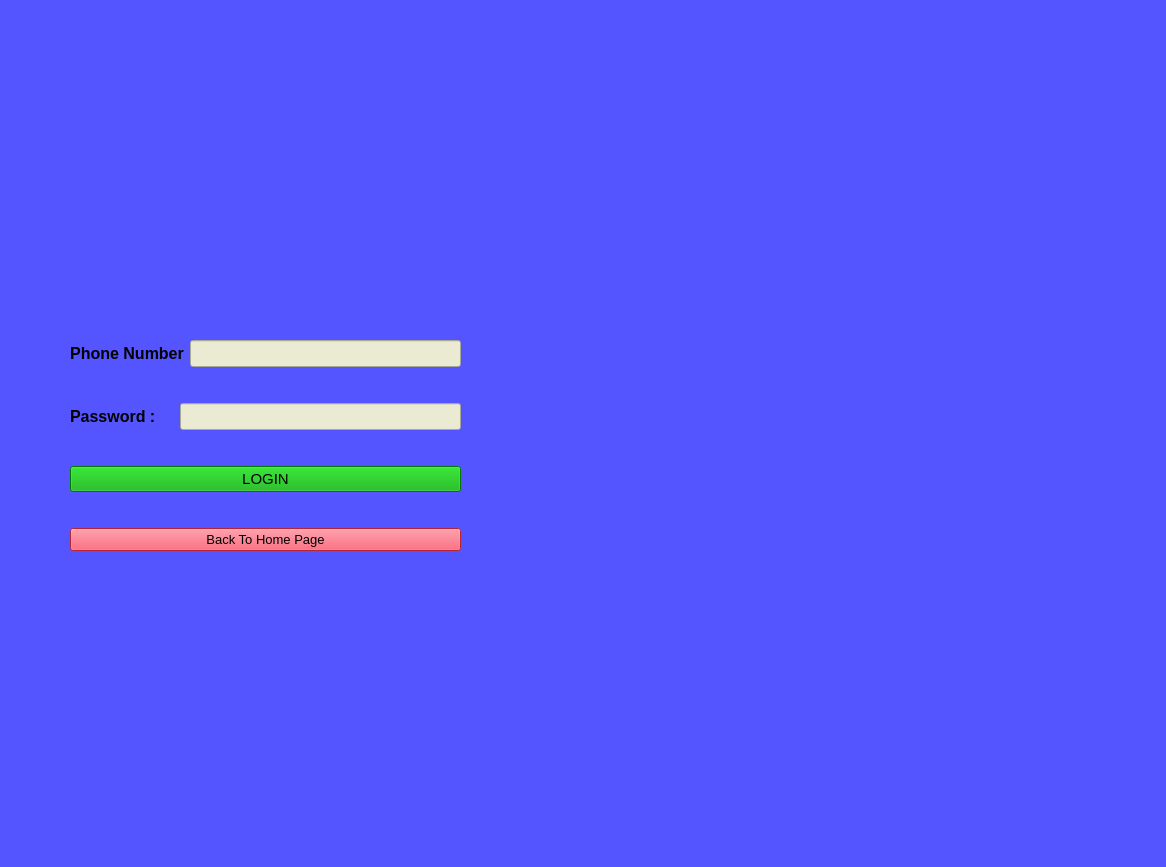
<?xml version="1.0" encoding="UTF-8"?>
<ui version="4.0">
 <class>FacultyLogin</class>
 <widget class="QMainWindow" name="FacultyLogin">
  <property name="geometry">
   <rect>
    <x>0</x>
    <y>0</y>
    <width>1166</width>
    <height>867</height>
   </rect>
  </property>
  <property name="windowTitle">
   <string>Faculty Login</string>
  </property>
  <property name="styleSheet">
   <string notr="true">background-color: rgb(85, 85, 255)</string>
  </property>
  <widget class="QWidget" name="centralwidget">
   <widget class="QWidget" name="verticalLayoutWidget">
    <property name="geometry">
     <rect>
      <x>70</x>
      <y>310</y>
      <width>391</width>
      <height>271</height>
     </rect>
    </property>
    <layout class="QVBoxLayout" name="verticalLayout">
     <item>
      <layout class="QHBoxLayout" name="horizontalLayout">
       <item>
        <widget class="QLabel" name="label">
         <property name="font">
          <font>
           <pointsize>12</pointsize>
           <weight>75</weight>
           <bold>true</bold>
          </font>
         </property>
         <property name="text">
          <string>Phone Number</string>
         </property>
         <property name="alignment">
          <set>Qt::AlignCenter</set>
         </property>
        </widget>
       </item>
       <item>
        <widget class="QLineEdit" name="phoneEnter">
         <property name="font">
          <font>
           <pointsize>12</pointsize>
          </font>
         </property>
         <property name="styleSheet">
          <string notr="true">background-color:rgb(235, 235, 211)</string>
         </property>
         <property name="text">
          <string/>
         </property>
        </widget>
       </item>
      </layout>
     </item>
     <item>
      <layout class="QHBoxLayout" name="horizontalLayout_2">
       <item>
        <widget class="QLabel" name="label_2">
         <property name="font">
          <font>
           <pointsize>12</pointsize>
           <weight>75</weight>
           <bold>true</bold>
          </font>
         </property>
         <property name="text">
          <string>Password :    </string>
         </property>
        </widget>
       </item>
       <item>
        <widget class="QLineEdit" name="passwordEnter">
         <property name="font">
          <font>
           <pointsize>12</pointsize>
          </font>
         </property>
         <property name="styleSheet">
          <string notr="true">background-color:rgb(235, 235, 211)</string>
         </property>
         <property name="text">
          <string/>
         </property>
         <property name="echoMode">
          <enum>QLineEdit::Password</enum>
         </property>
        </widget>
       </item>
      </layout>
     </item>
     <item>
      <widget class="QPushButton" name="loginBut">
       <property name="font">
        <font>
         <pointsize>11</pointsize>
        </font>
       </property>
       <property name="styleSheet">
        <string notr="true">background-color: rgb(0, 170, 0);</string>
       </property>
       <property name="text">
        <string>LOGIN</string>
       </property>
      </widget>
     </item>
     <item>
      <widget class="QPushButton" name="backBut">
       <property name="font">
        <font>
         <pointsize>10</pointsize>
        </font>
       </property>
       <property name="styleSheet">
        <string notr="true">background-color: rgb(255, 48, 75);</string>
       </property>
       <property name="text">
        <string>Back To Home Page</string>
       </property>
      </widget>
     </item>
    </layout>
   </widget>
   <widget class="QLabel" name="label_3">
    <property name="geometry">
     <rect>
      <x>310</x>
      <y>330</y>
      <width>901</width>
      <height>541</height>
     </rect>
    </property>
    <property name="styleSheet">
     <string notr="true">background-color:transparent</string>
    </property>
    <property name="text">
     <string/>
    </property>
    <property name="pixmap">
     <pixmap>static/professional-development-tools-for-teachers-removebg-preview.png</pixmap>
    </property>
    <property name="scaledContents">
     <bool>true</bool>
    </property>
   </widget>
   <zorder>label_3</zorder>
   <zorder>verticalLayoutWidget</zorder>
  </widget>
 </widget>
 <resources/>
 <connections/>
</ui>
